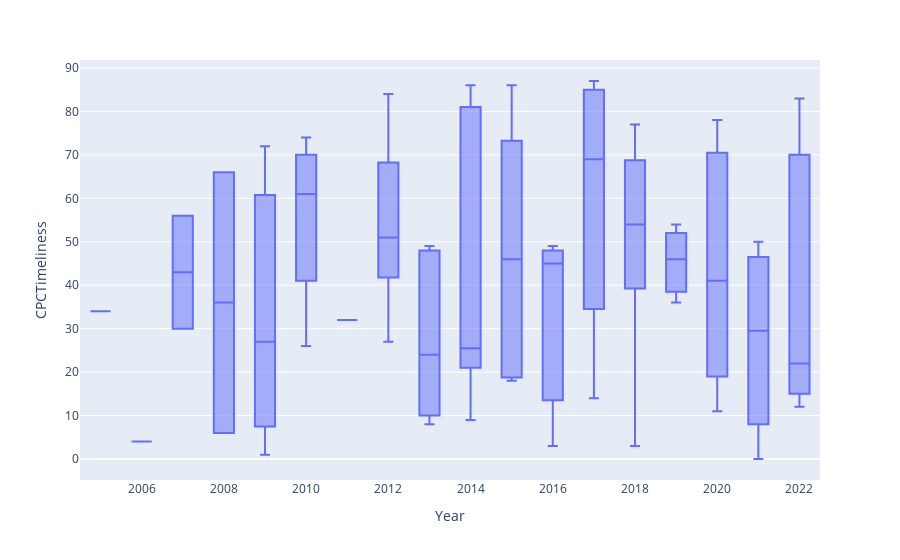

The notebook cell this image was saved under:
### Code cell
cin_details['Year'] = cin_details['CINreferralDate'].dt.year

timelines_box = px.box(cin_details,
                       y='CPCTimeliness',
                       x='Year')

timelines_box.show()

### Figure 1 — Plotly figure (JSON) as saved in the notebook; plotly's stock layout.template omitted (floating-point values rounded to 4 significant figures)
{"data": [{"alignmentgroup": "True", "hovertemplate": "Year=%{x}<br>CPCTimeliness=%{y}<extra></extra>", "legendgroup": "", "marker": {"color": "#636efa"}, "name": "", "notched": false, "offsetgroup": "", "orientation": "v", "showlegend": false, "type": "box", "x": [2020, 2013, 2017, 2020, 2022, 2016, 2021, 2022, 2022, 2018, 2021, 2018, 2020, 2012, 2022, 2014, 2022, 2013, 2018, 2020, 2014, 2022, 2020, 2012, 2022, 2017, 2016, 2006, 2015, 2010, 2012, 2008, 2012, 2019, 2020, 2020, 2012, 2018, 2007, 2018, 2021, 2013, 2010, 2020, 2020, 2009, 2018, 2020, 2014, 2014, 2022, 2015, 2017, 2005, 2018, 2017, 2010, 2020, 2012, 2015, 2012, 2012, 2022, 2009, 2011, 2016, 2009, 2021, 2021, 2013, 2014, 2013, 2020, 2019, 2020, 2013, 2013, 2007, 2004, 2020, 2018, 2018, 2015, 2021, 2021, 2008, 2022, 2016, 2015, 2019, 2014, 2022, 2021, 2014, 2018, 2020, 2010, 2019, 2018, 2018, 2022], "x0": " ", "xaxis": "x", "y": [78, 49, 14, 66, 83, 3, 0, 25, 12, 65, 16, 54, 46, 74, null, 27, 19, 8, 68, null, 24, 66, null, 50, null, 83, 45, 4, 86, 66, 84, 66, 39, null, 67, 11, 51, 46, 56, 3, 43, 48, 56, 19, 19, 1, 77, 36, 21, null, 15, 69, 55, 34, 69, 87, 74, 74, null, 18, 27, 51, 74, 27, 32, null, 72, null, 50, 10, 86, 27, 77, 36, 33, 21, null, 30, null, 13, 9, 49, 19, null, null, 6, 70, 49, 46, 46, 81, 13, null, 9, 75, null, 26, 54, null, 37, 17], "y0": " ", "yaxis": "y"}], "layout": {"boxmode": "group", "legend": {"tracegroupgap": 0}, "margin": {"t": 60}, "xaxis": {"anchor": "y", "domain": [0, 1], "title": {"text": "Year"}}, "yaxis": {"anchor": "x", "domain": [0, 1], "title": {"text": "CPCTimeliness"}}}}
